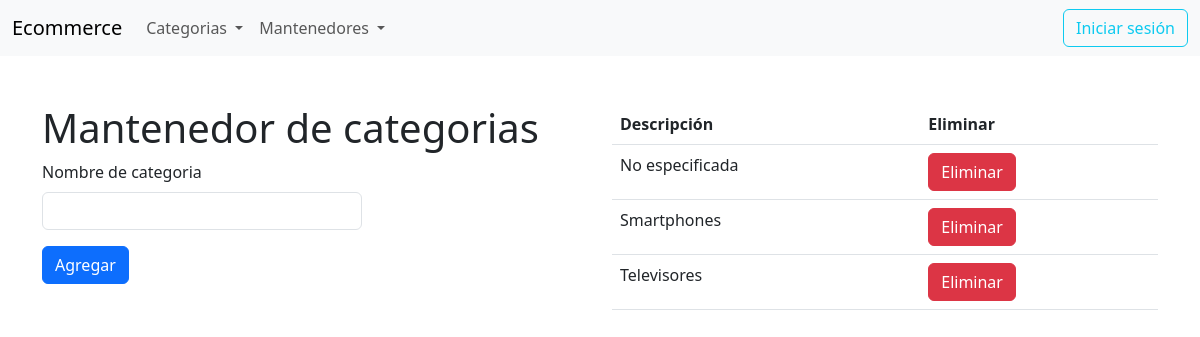
Page /category-maintainer on the earlier database version.
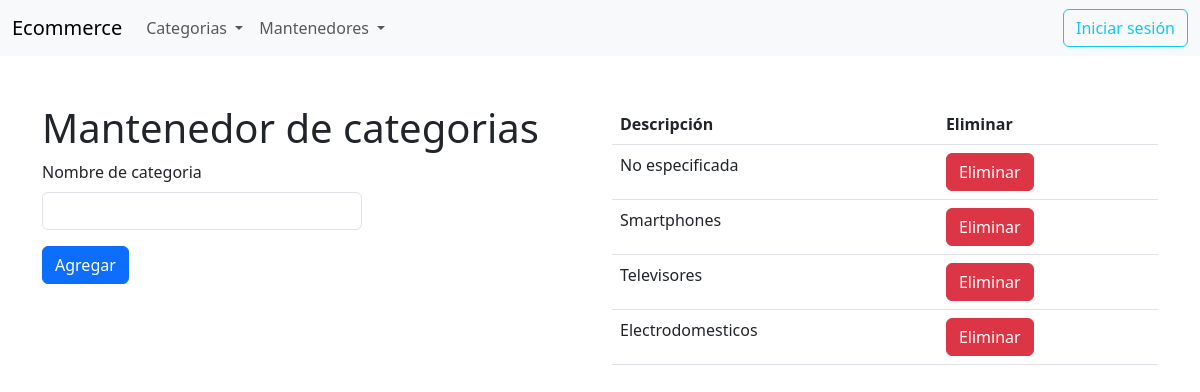
Same page on the later database version.
### apps/store/models.py (models this page shows)
class Category(models.Model):
    id = models.CharField(primary_key=True, max_length=36, default=uuid, editable=False)
    name = models.CharField(max_length=100, default='No especificada')

### apps/store/views.py (the view)
# urls.py: path('category-maintainer', views.category_maintainer, name='category_maintainer'),
def category_maintainer(request):
    if request.method == 'POST':
        form = CategoryForm(request.POST)
        if form.is_valid():
            form_info = form.cleaned_data
            category = Category(name = form_info["category"])
            category.save()
    categories = Category.objects.all()
    return render(request, 'store/category_maintainer.html', { 'added_categories': categories })

### apps/store/context_processors.py (called while the page is built)
def datos_globales(request):
    categories = Category.objects.all()
    data = { 'categories': categories }
    return data

### apps/store/templates/store/category_maintainer.html (shortened to what this page needs)
{% extends 'base.html' %}
{% block CONTENT %}
    <div class="row">
        <div class="col-md-6 col-12">
            <h1>Mantenedor de categorias</h1>
            <form style="width: 20rem" id="category-form" method="post">
                <div class="mb-3">
                  <label for="category" class="form-label">Nombre de categoria</label>
                  <input type="text" class="form-control" id="category" name="category" required>
                </div>
                <button type="submit" class="btn btn-primary">Agregar</button>
            </form>
        </div>
        <div class="col-md-6 col-12">
            <table class="table">
                <thead>
                  <tr>
                    <th scope="col">Descripción</th>
                    <th scope="col">Eliminar</th>
                  </tr>
                </thead>
                <tbody>
                    {% for category in added_categories %}
                    <tr>
                        <td>{{ category.name }}</td>
                        <td>
                            <a href="{% url 'store:category_delete' %}?id={{ category.id }}" class="btn btn-danger">Eliminar</a>
                        </td>
                    </tr>
                    {% endfor %}
                </tbody>
            </table>
        </div>
    </div>
{% endblock CONTENT %}

### templates/base.html (shortened to what this page needs)
{% load static %}
<!DOCTYPE html>
<html lang="en">
<head>
    <link href="https://cdn.jsdelivr.net/npm/bootstrap@5.3.0-alpha3/dist/css/bootstrap.min.css" rel="stylesheet">
</head>
<body>
    <nav class="navbar navbar-expand-lg bg-body-tertiary">
        <div class="container-fluid">
          <div class="collapse navbar-collapse" id="navbarTogglerDemo01">
            <a class="navbar-brand" href="{% url 'store:index' %}">Ecommerce</a>
            <ul class="navbar-nav me-auto mb-2 mb-lg-0">
                <li class="nav-item dropdown">
                    <a class="nav-link dropdown-toggle" href="#" role="button" data-bs-toggle="dropdown" aria-expanded="false">
                        Categorias
                    </a>
                </li>
                <li class="nav-item dropdown">
                    <a class="nav-link dropdown-toggle" href="#" role="button" data-bs-toggle="dropdown" aria-expanded="false">
                        Mantenedores
                    </a>
                </li>
            </ul>
            <a href="{% url 'user:login' %}"><button class="btn btn-outline-info">Iniciar sesión</button></a>
          </div>
        </div>
    </nav>
    <div class="container mt-5">
        {% block CONTENT %}
        {% endblock CONTENT %}
    </div>
</body>
</html>

Differences in the rows shown:
added Category: name "Electrodomesticos"
